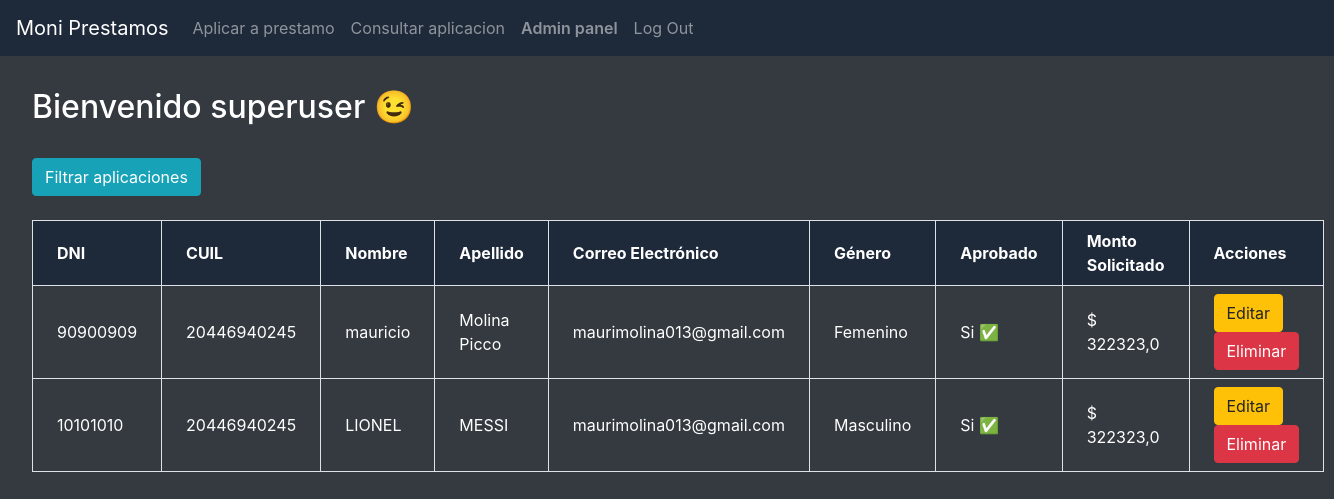
The app's page /admin_view (signed in) with its own data.
### loans/models.py (models this page shows, shortened)
class LoanApplication(models.Model):
    id = models.UUIDField(primary_key=True, default=uuid.uuid4, editable=False)
    """
       Elegi usar UUIDs en lugar de id secuencial porque ayuda a mejorar la seguridad,
        ya que hace más difícil adivinar o predecir los IDs de los registros. Esto es especialmente
        útil para evitar ataques donde un atacante podría intentar adivinar o enumerar los registros
        a través de URLs o patrones en la base de datos.
    """
    dni = models.CharField(max_length=8, validators=[dni_validator])
    cuil = models.CharField(max_length=11, validators=[cuil_validator])
    first_name = models.CharField(max_length=255, validators=[name_validator])
    last_name = models.CharField(max_length=255, validators=[name_validator])
    email = models.EmailField(error_messages={
                'invalid': 'Por favor, ingrese un correo electrónico válido.'
            })
    gender = models.CharField(max_length=9, choices=GENDER_CHOICES)
    amount = models.DecimalField(max_digits=8, decimal_places=1,
            error_messages={
                'invalid': 'El monto debe ser un número con un máximo de 7 dígitos y 1 decimal.'
            })
    is_approved = models.BooleanField(default=False)
    created_date = models.DateTimeField(auto_now_add=True) #se define automaticamente cuando se crea la instancia

### loans/permissions.py (the view)
        def wrapper_func(request, *args, **kwargs):
            group = None
            if request.user.groups.exists():
                group = request.user.groups.all()[0].name
            if group in allowed_roles:
                return view_func(request, *args, **kwargs)
            else:
                return HttpResponse('Usted no esta autorizado a ingresar a esta pagina')

### loans/permissions.py (called while the page is built)
def allowed_users(allowed_roles=[]):
    def decorator(view_func):
        def wrapper_func(request, *args, **kwargs):
            group = None
            if request.user.groups.exists():
                group = request.user.groups.all()[0].name
            if group in allowed_roles:
                return view_func(request, *args, **kwargs)
            else:
                return HttpResponse('Usted no esta autorizado a ingresar a esta pagina')
        return wrapper_func
    return decorator

### loans/views.py (called while the page is built)
@allowed_users(allowed_roles=['admin'])
def admin_view(request):
    applications = LoanApplication.objects.all()
    qs_filter = LoanApplicationFilter(request.GET, queryset=applications)
    applications = qs_filter.qs
    context = {
        "applications":applications,
        "qs_filter":qs_filter
    }
    return render(request, "loans/admin_panel.html", context)

### loans/templates/loans/admin_panel.html (shortened to what this page needs)
{% extends "loans/layout.html" %}
{% load widget_tweaks %}
{% block body %}
<h2>Bienvenido superuser 😉</h2>
<button onclick="toggleForm()" class="btn btn-info my-4">Filtrar aplicaciones</button>
<table class="table-auto w-full border-collapse">
    <thead>
        <tr class="bg-gray-800">
            <th class="px-4 py-2 border">DNI</th>
            <th class="px-4 py-2 border">CUIL</th>
            <th class="px-4 py-2 border">Nombre</th>
            <th class="px-4 py-2 border">Apellido</th>
            <th class="px-4 py-2 border">Correo Electrónico</th>
            <th class="px-4 py-2 border">Género</th>
            <th class="px-4 py-2 border">Aprobado</th>
            <th class="px-4 py-2 border">Monto Solicitado</th>
            <th class="px-4 py-2 border">Acciones</th>
        </tr>
    </thead>
    <tbody>
        {% for application in applications %}
            <tr>
                <td class="px-4 py-2 border">{{ application.dni }}</td>
                <td class="px-4 py-2 border">{{ application.cuil }}</td>
                <td class="px-4 py-2 border">{{ application.first_name }}</td>
                <td class="px-4 py-2 border">{{ application.last_name }}</td>
                <td class="px-4 py-2 border">{{ application.email }}</td>
                <td class="px-4 py-2 border">{{ application.gender }}</td>
                <td class="px-4 py-2 border">{{ application.is_approved|yesno:"Si ✅,No ❌" }}</td>
                <td class="px-4 py-2 border">$ {{ application.amount }}</td>
                <td class="px-4 py-2 border">
                    <a href="{% url 'edit_application' application.id %}" class="btn btn-warning">Editar</a>
                    <a href="{% url 'delete_application' application.id %}" class="btn btn-danger">Eliminar</a>
                </td>
            </tr>
        {% empty %}
            <tr>
                <td colspan="8" class="text-center px-4 py-2 border">No hay aplicaciones disponibles</td>
            </tr>
        {% endfor %}
    </tbody>
</table>
{% endblock %}

### loans/templates/loans/layout.html (shortened to what this page needs)
{% load static %}
<!DOCTYPE html>
<html lang="en">
    <head>
        <link rel="stylesheet" href="https://stackpath.bootstrapcdn.com/bootstrap/4.4.1/css/bootstrap.min.css">
        <script src="https://cdn.jsdelivr.net/npm/@tailwindcss/browser@4"></script>
        <link href="{% static 'loans/styles.css' %}" rel="stylesheet">
    </head>
    <body class="bg-dark text-white min-h-screen">
        <div class="barra">
        <nav class="navbar navbar-expand-lg navbar-dark bg-gray-800 ">
            <a class="navbar-brand" href="{% url 'index' %}">Moni Prestamos</a>
            <div>
              <ul class="navbar-nav mr-auto">
                <li class="nav-item">
                  <a class="nav-link" href="{% url 'index' %}">Aplicar a prestamo</a>
                </li>
                <li class="nav-item">
                  <a class="nav-link" href="{% url 'application_detail_form' %}">Consultar aplicacion</a>
                </li>
                  {% if user.is_authenticated %}
                        <li class="nav-item">
                          <a class="nav-link font-semibold text-gray-100" href="{% url 'admin_view' %}">Admin panel</a>
                        </li>
                        <li class="nav-item">
                          <a class="nav-link" href="{% url 'logout' %}">Log Out</a>
                      </li>
                  {% else %}
                      <li class="nav-item">
                        <a class="nav-link" href="{% url 'login' %}">Log In</a>
                      </li>
                  {% endif %}
              </ul>
            </div>
          </nav>
        </div>
        <div class="p-8">
            {% block body %}
            {% endblock %}
        </div>
    </body>
</html>

### records on screen
LoanApplication: dni "90900909", cuil "20446940245", first_name "mauricio", last_name "Molina Picco", email "maurimolina013@gmail.com", gender "Femenino", is_approved "Si ✅", amount "322323,0"
LoanApplication: dni "10101010", cuil "20446940245", first_name "LIONEL", last_name "MESSI", email "maurimolina013@gmail.com", gender "Masculino", is_approved "Si ✅", amount "322323,0"
